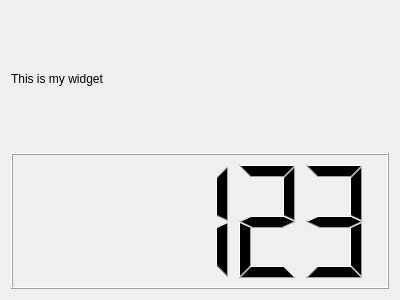
<?xml version="1.0" encoding="UTF-8"?>
<ui version="4.0">
 <class>MyWidget</class>
 <widget class="QWidget" name="MyWidget">
  <property name="geometry">
   <rect>
    <x>0</x>
    <y>0</y>
    <width>400</width>
    <height>300</height>
   </rect>
  </property>
  <property name="windowTitle">
   <string>Form</string>
  </property>
  <layout class="QVBoxLayout" name="verticalLayout">
   <item>
    <widget class="QLabel" name="label">
     <property name="text">
      <string>This is my widget</string>
     </property>
    </widget>
   </item>
   <item>
    <widget class="QLCDNumber" name="lcdNumber">
     <property name="value" stdset="0">
      <double>123.000000000000000</double>
     </property>
    </widget>
   </item>
  </layout>
 </widget>
 <resources/>
 <connections/>
</ui>
